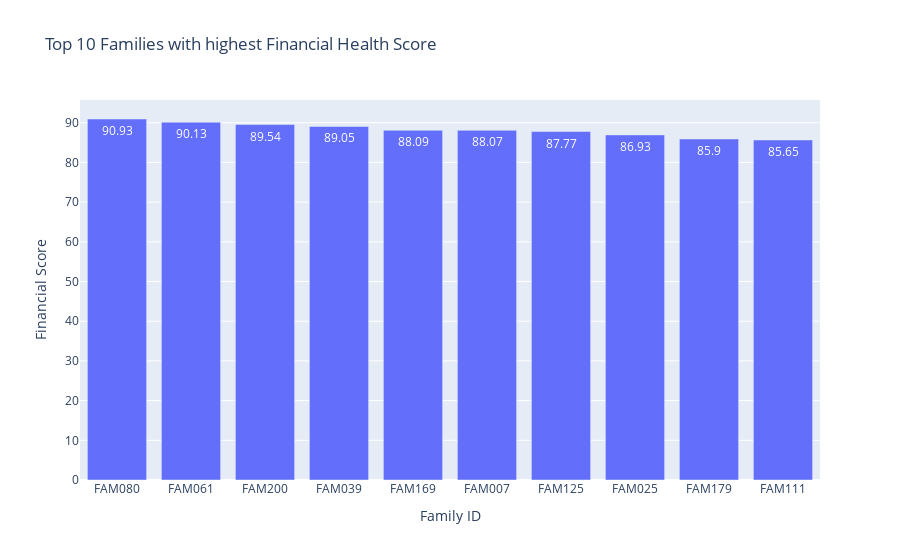
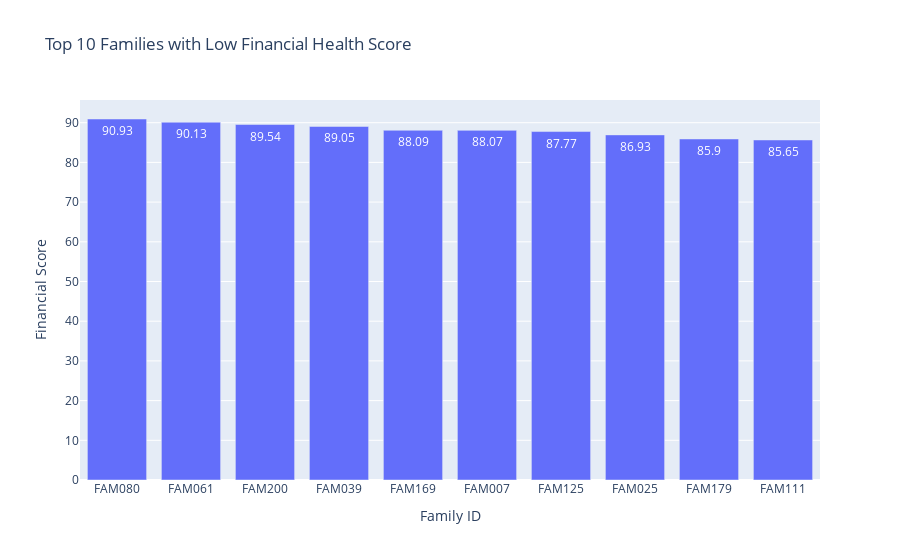

The notebook cell these images were saved under, in order:
### Markdown cell above
***Top spending categories are:***
1. Entertainment: 615,070.77k
2. Utilities: 609,251.87k
3. Groceries: 606,010.58k
   
***Discretionary spending (e.g., Entertainment) appears to consume a significant portion, potentially affecting financial health.***

### Code cell
# Family-wise financial scores
fig5 = px.bar(
    family_Financial_Score_df_highest,
    x='Family ID',
    y='Score',
    title='Top 10 Families with highest Financial Health Score',
    labels={'Score': 'Financial Score', 'Family ID': 'Family ID'},
    text_auto=True
)
fig5.show()
# Family-wise financial scores
fig6 = px.bar(
    family_Financial_Score_df_highest,
    x='Family ID',
    y='Score',
    title='Top 10 Families with Low Financial Health Score',
    labels={'Score': 'Financial Score', 'Family ID': 'Family ID'},
    text_auto=True
)
fig6.show()

### Figure 1 — Plotly figure (JSON) as saved in the notebook; plotly's stock layout.template omitted (floating-point values rounded to 4 significant figures)
{"data": [{"alignmentgroup": "True", "hovertemplate": "Family ID=%{x}<br>Financial Score=%{y}<extra></extra>", "legendgroup": "", "marker": {"color": "#636efa", "pattern": {"shape": ""}}, "name": "", "offsetgroup": "", "orientation": "v", "showlegend": false, "textposition": "auto", "texttemplate": "%{y}", "type": "bar", "x": ["FAM080", "FAM061", "FAM200", "FAM039", "FAM169", "FAM007", "FAM125", "FAM025", "FAM179", "FAM111"], "xaxis": "x", "y": [90.93, 90.13, 89.54, 89.05, 88.09, 88.07, 87.77, 86.93, 85.9, 85.65], "yaxis": "y"}], "layout": {"barmode": "relative", "legend": {"tracegroupgap": 0}, "title": {"text": "Top 10 Families with highest Financial Health Score"}, "xaxis": {"anchor": "y", "domain": [0, 1], "title": {"text": "Family ID"}}, "yaxis": {"anchor": "x", "domain": [0, 1], "title": {"text": "Financial Score"}}}}

### Figure 2 — Plotly figure (JSON) as saved in the notebook; plotly's stock layout.template omitted (floating-point values rounded to 4 significant figures)
{"data": [{"alignmentgroup": "True", "hovertemplate": "Family ID=%{x}<br>Financial Score=%{y}<extra></extra>", "legendgroup": "", "marker": {"color": "#636efa", "pattern": {"shape": ""}}, "name": "", "offsetgroup": "", "orientation": "v", "showlegend": false, "textposition": "auto", "texttemplate": "%{y}", "type": "bar", "x": ["FAM080", "FAM061", "FAM200", "FAM039", "FAM169", "FAM007", "FAM125", "FAM025", "FAM179", "FAM111"], "xaxis": "x", "y": [90.93, 90.13, 89.54, 89.05, 88.09, 88.07, 87.77, 86.93, 85.9, 85.65], "yaxis": "y"}], "layout": {"barmode": "relative", "legend": {"tracegroupgap": 0}, "title": {"text": "Top 10 Families with Low Financial Health Score"}, "xaxis": {"anchor": "y", "domain": [0, 1], "title": {"text": "Family ID"}}, "yaxis": {"anchor": "x", "domain": [0, 1], "title": {"text": "Financial Score"}}}}
